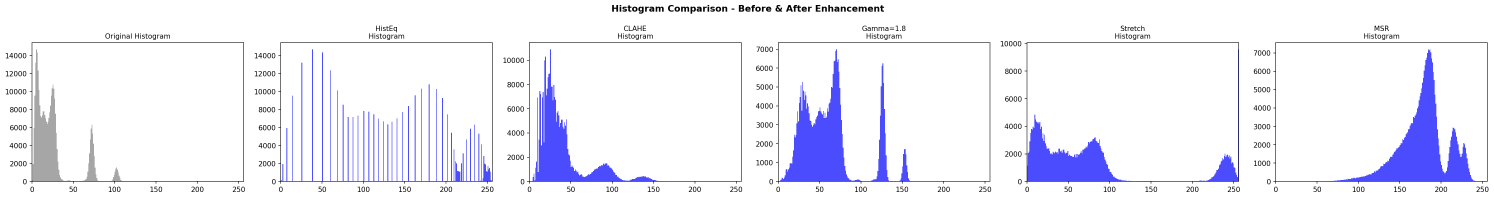
#> input picture 08-OpenCV低光照处理方法/histogram_comparison.png, 4482 x 594 px (shown at 1/3 size)
$ python -i generate_comparison.py   (imports and definitions only)
#> lines starting #> are read from the running program, lines starting #| are printed output that depends on the picture
"""
OpenCV 低光照图像增强方法对比
生成合成低光照图像并应用多种增强方法
"""

import cv2
import numpy as np
import matplotlib
# [1 line not run here, left out]
import matplotlib.pyplot as plt

# [1 line not run here, left out]

OUTPUT_DIR = r"C:\Users\29503\Desktop\AI学习笔记\08-OpenCV低光照处理方法"

# ============================================================
# 1. 构造低光照测试图像（合成 + 真实感）
# ============================================================
def create_low_light_scene():
    """合成一张暗光场景，包含物体、渐变、纹理"""
    h, w = 480, 640
    img = np.ones((h, w, 3), dtype=np.uint8) * 255

    # 背景渐变（暗室/黄昏）
    for y in range(h):
        v = int(80 - 50 * (y / h))  # 顶部稍微亮一点点，整体很暗
        img[y, :] = (v, v, max(0, v - 10))

    # 窗户区域（来自外界的光）—— 矩形亮斑
    cv2.rectangle(img, (200, 80), (440, 280), (140, 160, 180), -1)
    cv2.rectangle(img, (210, 90), (240, 150), (200, 220, 240), -1)
    cv2.rectangle(img, (260, 90), (290, 150), (200, 220, 240), -1)
    cv2.rectangle(img, (310, 90), (340, 150), (200, 220, 240), -1)
    cv2.rectangle(img, (360, 90), (390, 150), (200, 220, 240), -1)
    cv2.rectangle(img, (400, 90), (430, 150), (200, 220, 240), -1)

    # 桌子（暗色长方形）
    cv2.rectangle(img, (50, 320), (590, 400), (35, 30, 25), -1)
#> img: shape (480, 640, 3); mean of channels 0, 1, 2 67.9, 70.3, 65.8

    # 桌上的物体——杯子、书
    cv2.ellipse(img, (200, 340), (30, 25), 0, 0, 360, (70, 65, 60), -1)
#> img: shape (480, 640, 3); mean of channels 0, 1, 2 68.2, 70.6, 66.1
    cv2.ellipse(img, (200, 320), (28, 8), 0, 0, 360, (120, 110, 100), -1)
    cv2.rectangle(img, (350, 330), (430, 390), (55, 50, 45), -1)
#> img: shape (480, 640, 3); mean of channels 0, 1, 2 68.6, 71.1, 66.5
    cv2.rectangle(img, (355, 335), (425, 385), (80, 75, 65), -1)

    # 墙上的画框
    cv2.rectangle(img, (70, 150), (170, 250), (45, 40, 35), -1)
#> img: shape (480, 640, 3); mean of channels 0, 1, 2 68.5, 70.7, 66.3
    cv2.rectangle(img, (80, 160), (160, 240), (90, 70, 50), -1)

    # 灯（微弱光源）
    cx, cy = 500, 120
    cv2.circle(img, (cx, cy), 15, (180, 170, 100), -1)
    # 光晕
    for r in range(20, 60, 5):
        alpha = max(0, 1 - r / 60)
        overlay = img.copy()
        cv2.circle(overlay, (cx, cy), r, (180, 160, 80), -1)
        img = cv2.addWeighted(overlay, alpha * 0.15, img, 1 - alpha * 0.15, 0)
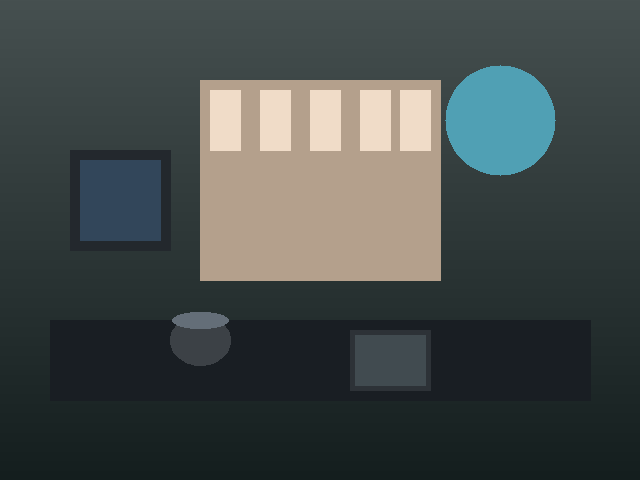
#> overlay: shape (480, 640, 3); mean of channels 0, 1, 2 72.9, 74.3, 67.3; drawn as B, G, R

    # 添加高斯噪声模拟暗光传感器噪声
    noise = np.random.normal(0, 8, img.shape).astype(np.int16)
    img = np.clip(img.astype(np.int16) + noise, 0, 255).astype(np.uint8)

    # 整体压暗，模拟低光照
    img = cv2.convertScaleAbs(img, alpha=0.5, beta=-10)
    img = np.clip(img.astype(np.int16), 0, 255).astype(np.uint8)

    return img


def create_low_light_portrait():
    """合成一张暗光人像风格（简化版：人脸+背景）"""
    h, w = 480, 640
    img = np.ones((h, w, 3), dtype=np.uint8) * 20

    # 肤色椭圆（人脸）
    face_center = (320, 220)
    face_axes = (90, 110)
    face = np.zeros((h, w, 3), dtype=np.uint8)
    cv2.ellipse(face, face_center, face_axes, 0, 0, 360, (80, 60, 50), -1)
    # 暗光下肤色偏暗黄
    img = cv2.addWeighted(img, 0.3, face, 0.7, 0)

    # 眼睛
    cv2.circle(img, (290, 200), 8, (15, 10, 10), -1)
    cv2.circle(img, (350, 200), 8, (15, 10, 10), -1)
    cv2.circle(img, (290, 200), 3, (40, 35, 30), -1)
#> img: shape (480, 640, 3); mean of channels 0, 1, 2 11.7, 10.2, 9.5
    cv2.circle(img, (350, 200), 3, (40, 35, 30), -1)
#> img: shape (480, 640, 3); mean of channels 0, 1, 2 11.7, 10.2, 9.5

    # 头发深色区域
    cv2.ellipse(img, (320, 130), (100, 50), 0, 0, 360, (10, 8, 8), -1)
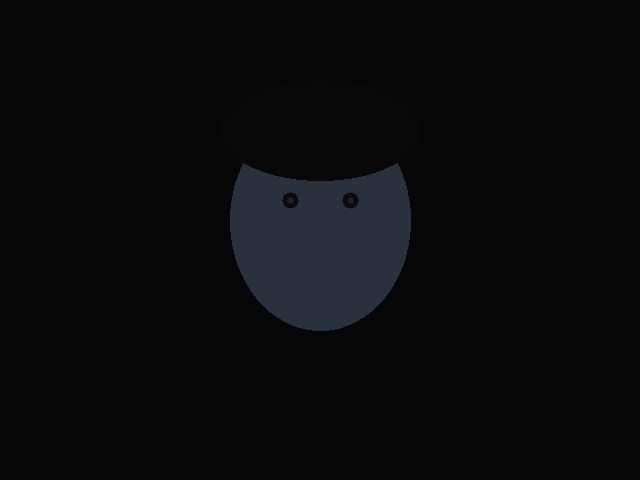
#> img: shape (480, 640, 3); mean of channels 0, 1, 2 10.5, 9.3, 8.8; drawn as B, G, R

    # 加噪声
    noise = np.random.normal(0, 6, img.shape).astype(np.int16)
    img = np.clip(img.astype(np.int16) + noise, 0, 255).astype(np.uint8)

    return img


# ============================================================
# 2. 低光照增强方法
# ============================================================

# [10 lines left out: function method_hist_equal, not called in this run]


def method_clahe(img, clip=2.0, grid=(8, 8)):
    """限制对比度自适应直方图均衡化 (CLAHE)"""
    if len(img.shape) == 3:
        lab = cv2.cvtColor(img, cv2.COLOR_BGR2LAB)
        l, a, b = cv2.split(lab)
        clahe = cv2.createCLAHE(clipLimit=clip, tileGridSize=grid)
        l_clahe = clahe.apply(l)
        lab_clahe = cv2.merge([l_clahe, a, b])
        return cv2.cvtColor(lab_clahe, cv2.COLOR_LAB2BGR)
    else:
        clahe = cv2.createCLAHE(clipLimit=clip, tileGridSize=grid)
        return clahe.apply(img)


def method_gamma(img, gamma=1.5):
    """伽马校正（gamma > 1 变亮）"""
    inv_gamma = 1.0 / gamma
    table = np.array([(i / 255.0) ** inv_gamma * 255 for i in range(256)], dtype=np.uint8)
    return cv2.LUT(img, table)


# [7 lines left out: function method_log_transform, not called in this run]


def method_contrast_stretch(img, low=5, high=95):
    """对比度拉伸（线性拉伸）"""
    if len(img.shape) == 3:
        channels = cv2.split(img)
        stretched = []
        for ch in channels:
            p_low = np.percentile(ch, low)
            p_high = np.percentile(ch, high)
            stretched_ch = np.clip((ch.astype(np.float32) - p_low) * (255.0 / (p_high - p_low + 1e-6)), 0, 255).astype(np.uint8)
            stretched.append(stretched_ch)
        return cv2.merge(stretched)
    else:
        p_low = np.percentile(img, low)
        p_high = np.percentile(img, high)
        return np.clip((img.astype(np.float32) - p_low) * (255.0 / (p_high - p_low + 1e-6)), 0, 255).astype(np.uint8)


# [19 lines left out: function method_retinex_single, not called in this run]


def method_multi_scale_retinex(img, sigmas=(15, 80, 250)):
    """多尺度 Retinex (MSR)"""
    img_float = img.astype(np.float32) + 1.0
    if len(img.shape) == 3:
        result = np.zeros_like(img_float, dtype=np.float32)
        for sigma in sigmas:
            for i in range(3):
                blurred = cv2.GaussianBlur(img_float[:, :, i], (0, 0), sigma)
                log_img = np.log(img_float[:, :, i])
                log_blurred = np.log(blurred)
                result[:, :, i] += (log_img - log_blurred) / len(sigmas)
        result = cv2.normalize(result, None, 0, 255, cv2.NORM_MINMAX)
        return result.astype(np.uint8)
    else:
        result = np.zeros_like(img_float, dtype=np.float32)
        for sigma in sigmas:
            blurred = cv2.GaussianBlur(img_float, (0, 0), sigma)
            result += (np.log(img_float) - np.log(blurred)) / len(sigmas)
        result = cv2.normalize(result, None, 0, 255, cv2.NORM_MINMAX)
        return result.astype(np.uint8)


# [31 lines left out: functions method_bilateral_filter, method_gamma_clahe, method_stretch_clahe, method_retinex_clahe, not called in this run]


def method_full_pipeline(img):
    """完整流程：MSR -> 对比度拉伸 -> CLAHE -> 伽马校正"""
    r = method_multi_scale_retinex(img)
    s = method_contrast_stretch(r)
    c = method_clahe(s, clip=2.5)
    g = method_gamma(c, gamma=1.2)
    return g


# ============================================================
# 4. 生成对比图
# ============================================================

# [83 lines left out: functions make_comparison_grid, make_combined_comparison, make_histogram_comparison, not called in this run]


# ============================================================
# 5. 主流程
# ============================================================

# [6 lines not run here, left out]
scene = create_low_light_scene()
portrait = create_low_light_portrait()
# Use plt.imsave for paths with Chinese characters (cv2.imwrite fails on some Windows builds)
# [7 lines not run here, left out]
single_methods = {
    "HistEq": method_hist_equal,
    "CLAHE": lambda x: method_clahe(x, clip=2.0),
    "Gamma=1.8": lambda x: method_gamma(x, 1.8),
    "Log Transform": method_log_transform,
    "Contrast Stretch": method_contrast_stretch,
    "SSR": lambda x: method_retinex_single(x, 80),
    "MSR": method_multi_scale_retinex,
    "Bilateral + Brighten": method_bilateral_filter,
}
# [11 lines not run here, left out]
hist_methods = {
    "HistEq": method_hist_equal,
    "CLAHE": lambda x: method_clahe(x, clip=2.0),
    "Gamma=1.8": lambda x: method_gamma(x, 1.8),
    "Stretch": method_contrast_stretch,
    "MSR": method_multi_scale_retinex,
}
# [6 lines not run here, left out]
combined_methods = {
    "Gamma + CLAHE": method_gamma_clahe,
    "Stretch + CLAHE": method_stretch_clahe,
    "MSR + CLAHE": method_retinex_clahe,
    "Full Pipeline\n(MSR+Stretch\n+CLAHE+Gamma)": method_full_pipeline,
}
# [11 lines not run here, left out]

>>> import cv2
>>> picture = cv2.imread('histogram_comparison.png')
#> picture is the input picture: shape (594, 4482, 3); mean B, G, R 249.4, 238.5, 238.5
>>> result = method_full_pipeline(picture)
#> after the loop in method_multi_scale_retinex, `for sigma in sigmas:`:
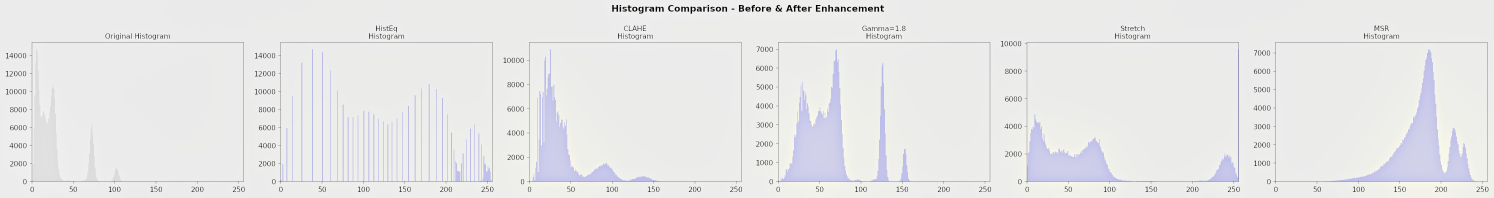
#> result: shape (594, 4482, 3) float32 (shown at 1/3 size); mean B, G, R -0.0403, -0.0637, -0.0637; drawn with min black and max white
#> the loop in method_contrast_stretch, `for ch in channels:` made 3 passes
#> (p_low, p_high) on passes 1 to 3: (234, 236), (199, 240), (199, 240)
#> pass 1, in method_contrast_stretch, `stretched_ch = np.clip((ch.astype(np.float32) - p_low) * (255.0 / (p_h..`:
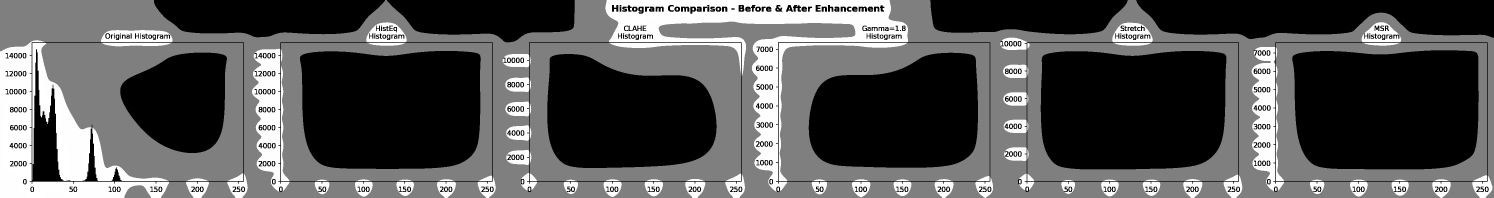
#> stretched_ch: shape (594, 4482) (shown at 1/3 size); min 0, max 255, mean 83.3
#> after the loop in method_contrast_stretch, `for ch in channels:`: stretched = 3 items
#> in method_clahe, `lab = cv2.cvtColor(img, cv2.COLOR_BGR2LAB)`: lab: shape (594, 4482, 3); mean of channels 0, 1, 2 210.5, 116, 180
#> in method_clahe, `l, a, b = cv2.split(lab)`:
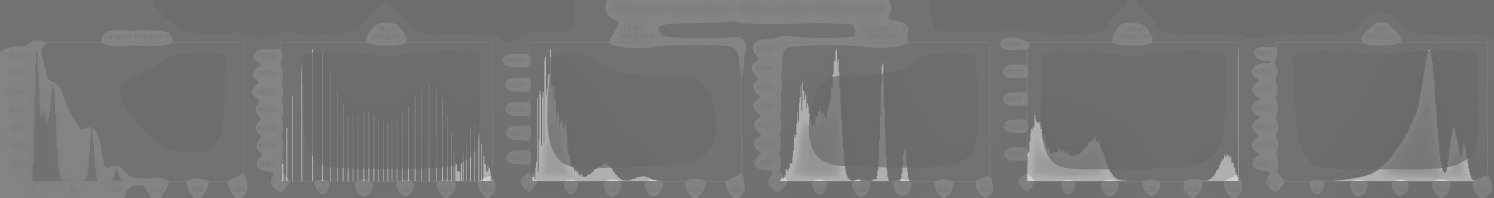
#> a: shape (594, 4482) (shown at 1/3 size); min 106, max 207, mean 116
#> in method_clahe, `l, a, b = cv2.split(lab)`:
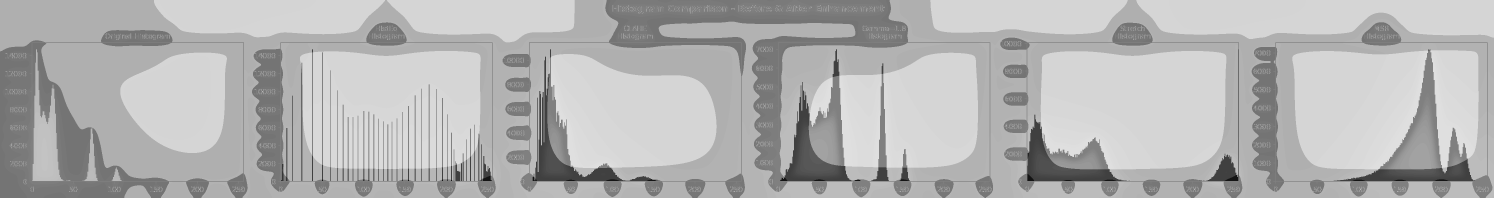
#> b: shape (594, 4482) (shown at 1/3 size); min 20, max 223, mean 180
#> in method_clahe, `lab_clahe = cv2.merge([l_clahe, a, b])`: lab_clahe: shape (594, 4482, 3); mean of channels 0, 1, 2 203.3, 116, 180
#> in method_clahe, `return cv2.cvtColor(lab_clahe, cv2.COLOR_LAB2BGR)`:
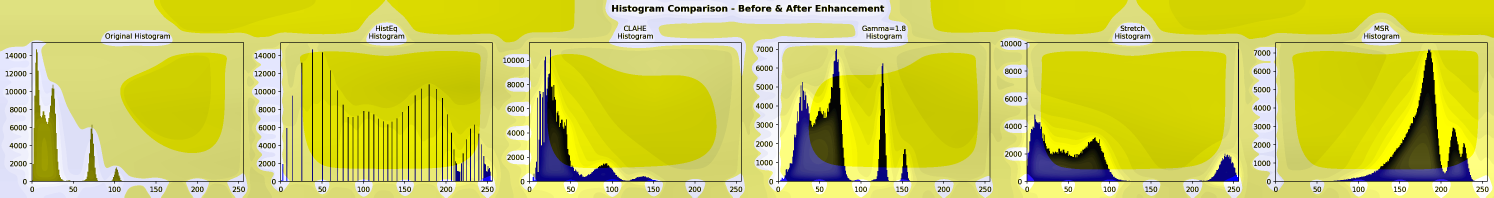
#> returned value: shape (594, 4482, 3) (shown at 1/3 size); mean B, G, R 80.5, 203.6, 203.1
#> in method_gamma, `table = np.array([(i / 255.0) ** inv_gamma * 255 for i in range(256)],..`: table = 256 values from 0 to 255
